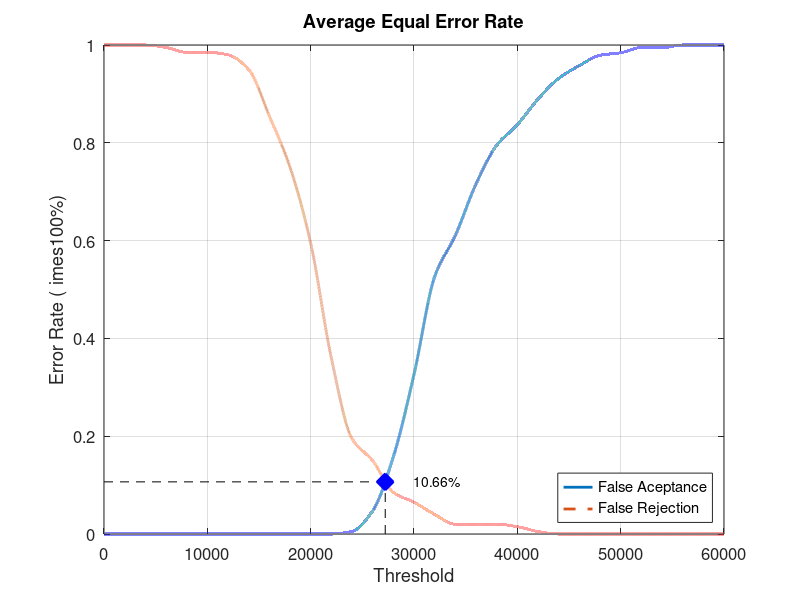
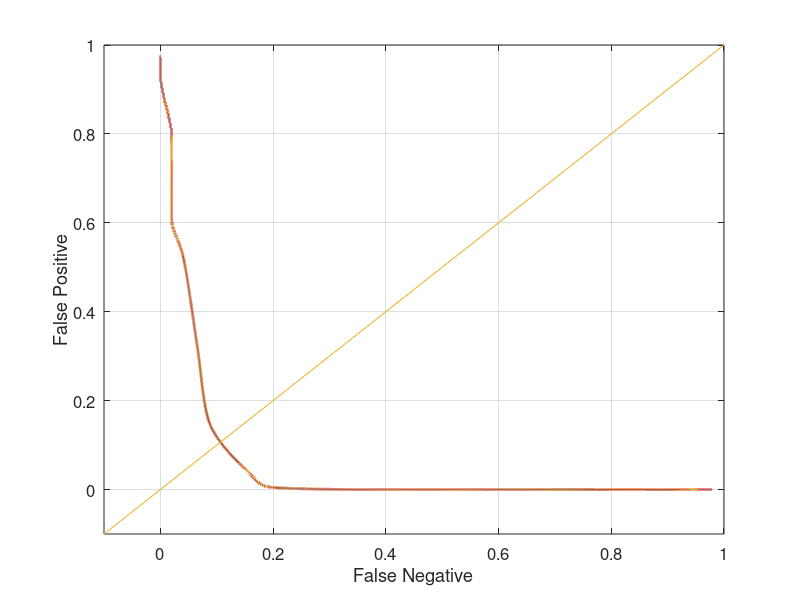

These charts were generated, in order, by the following MATLAB code:
close all;
clear;
clc;
x = 0:2000:60000;
xq = 0:0.5:60000;

y0 = [0 0 0 0 0 0 0 0 0 0 0 0 0.00526316 0.0473684 0.157895 0.326316 0.526316 0.610526 0.715789 0.794737 0.836842 0.889474 0.931579 0.957895 0.978947 0.984211 0.994737 0.994737 1 1 1]
yy0 = interp1(x, y0, xq, 'pchip');
y1 = [1 1 1 0.995 0.985 0.985 0.98 0.95 0.855 0.75 0.595 0.36 0.195 0.15 0.085 0.065 0.04 0.02 0.02 0.02 0.015 0.005 0 0 0 0 0 0 0 0 0]
yy1 = interp1(x, y1, xq, 'pchip');

% Calculating EER: 
y2 = abs(y0 - y1);
find(y2 == min(y2))
yy2 = abs(yy0 - yy1);
xEER = find(yy2 == min(yy2));
xEERIndex = xq(xEER) % X-axis EER
yEER = yy0(xEER) % Y-axis EER

main = figure
plot(xq, yy0,'-','LineWidth', 2);	hold on
plot(xq, yy1,'--','LineWidth', 2);	hold on
plot([xEERIndex xEERIndex], [0 yEER], 'k--');	hold on
plot([0 xEERIndex], [yEER yEER], 'k--');	hold on
plot(xEERIndex, yEER, 'bx', 'LineWidth', 10);	hold on
text(xEERIndex + 10 * xEERIndex / 100, yEER, [num2str(round((10000 * yEER)) / 100) '%'])
legend('False Aceptance', 'False Rejection', 'Location', 'SouthEast')
xlabel('Threshold')
ylabel('Error Rate (	imes100%)')
title('Average Equal Error Rate')
set(gca, 'FontSize', 12)
axis([0 60000 0 1])
grid on

print(main, 'Database5_2Main', '-dpng');
FNRxFPR = figure('Color', [1 1 1]);
plot(yy1, yy0, '-', yy1, yy0, 'LineWidth', 2);
hold on
y = -0.1:0.1:1
plot(y, y); 
set(gca, 'FontSize', 12)
xlabel('False Negative')
ylabel('False Positive')
axis([-0.1 1 -0.1 1])
set(gca, 'FontSize', 12)
grid on

print(FNRxFPR, 'Database5_2FNRxFPR','-dpng');
